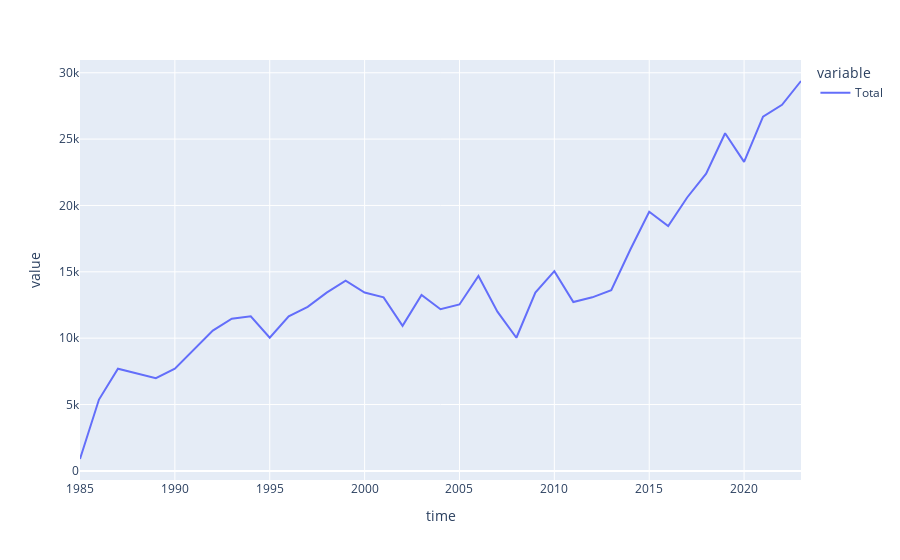

Notebook cell for this chart:
### Code cell
# births

df = datalist['etable']
newborns = df[df.eventname == '(childborn)']
newborns['time'] = newborns['eventtime'].astype(int)

newborns_gender = newborns.groupby(['p1gender','time']).agg(no_births = ('p1ID', 'size')).reset_index()

# Replace timepoint with years, gender with actual gender string
newborns_gender['time'] = newborns_gender['time'].map(timepoint_to_year)
newborns_gender['p1gender'] = newborns_gender['p1gender'].map(gender)

newborns_gender['no_births_actual'] = newborns_gender['no_births']*716540/4000

newborns_gender_wide_df = newborns_gender.pivot(index='time', columns='p1gender', values='no_births_actual').reset_index()
newborns_gender_wide_df['Total'] = newborns_gender_wide_df['Female'] + newborns_gender_wide_df['Male']

px.line(data_frame=newborns_gender_wide_df, x='time', y=['Total'])

### Figure 1 — Plotly figure (JSON) as saved in the notebook; plotly's stock layout.template omitted (floating-point values rounded to 4 significant figures)
{"data": [{"hovertemplate": "variable=Total<br>time=%{x}<br>value=%{y}<extra></extra>", "legendgroup": "Total", "line": {"color": "#636efa", "dash": "solid"}, "marker": {"symbol": "circle"}, "mode": "lines", "name": "Total", "orientation": "v", "showlegend": true, "type": "scatter", "x": [1985, 1986, 1987, 1988, 1989, 1990, 1991, 1992, 1993, 1994, 1995, 1996, 1997, 1998, 1999, 2000, 2001, 2002, 2003, 2004, 2005, 2006, 2007, 2008, 2009, 2010, 2011, 2012, 2013, 2014, 2015, 2016, 2017, 2018, 2019, 2020, 2021, 2022, 2023], "xaxis": "x", "y": [895.7, 5374.0, 7703.0, 7345.0, 6986.0, 7703.0, 9136.0, 10570.0, 11460.0, 11640.0, 10030.0, 11640.0, 12360.0, 13440.0, 14330.0, 13440.0, 13080.0, 10930.0, 13260.0, 12180.0, 12540.0, 14690.0, 12000.0, 10030.0, 13440.0, 15050.0, 12720.0, 13080.0, 13610.0, 16660.0, 19530.0, 18450.0, 20600.0, 22390.0, 25440.0, 23290.0, 26690.0, 27590.0, 29380.0], "yaxis": "y"}], "layout": {"autosize": true, "legend": {"title": {"text": "variable"}, "tracegroupgap": 0}, "margin": {"t": 60}, "xaxis": {"anchor": "y", "autorange": true, "domain": [0, 1], "range": [1985, 2023], "title": {"text": "time"}, "type": "linear"}, "yaxis": {"anchor": "x", "autorange": true, "domain": [0, 1], "range": [-686.7, 30960.0], "title": {"text": "value"}, "type": "linear"}}}
